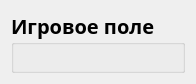
<?xml version="1.0" encoding="UTF-8"?>
<ui version="4.0">
 <class>Form</class>
 <widget class="QWidget" name="Form">
  <property name="geometry">
   <rect>
    <x>0</x>
    <y>0</y>
    <width>112</width>
    <height>84</height>
   </rect>
  </property>
  <property name="sizePolicy">
   <sizepolicy hsizetype="Fixed" vsizetype="Fixed">
    <horstretch>0</horstretch>
    <verstretch>0</verstretch>
   </sizepolicy>
  </property>
  <property name="minimumSize">
   <size>
    <width>0</width>
    <height>0</height>
   </size>
  </property>
  <property name="maximumSize">
   <size>
    <width>112</width>
    <height>84</height>
   </size>
  </property>
  <property name="cursor">
   <cursorShape>ArrowCursor</cursorShape>
  </property>
  <property name="windowTitle">
   <string>Игровое поле</string>
  </property>
  <property name="windowIcon">
   <iconset>
    <normaloff>icon.ico</normaloff>icon.ico</iconset>
  </property>
  <layout class="QGridLayout" name="gridLayout_4">
   <item row="0" column="0">
    <layout class="QGridLayout" name="gridLayout">
     <item row="0" column="0">
      <widget class="QGroupBox" name="groupBox">
       <property name="sizePolicy">
        <sizepolicy hsizetype="Expanding" vsizetype="Expanding">
         <horstretch>0</horstretch>
         <verstretch>0</verstretch>
        </sizepolicy>
       </property>
       <property name="font">
        <font>
         <family>Segoe Print</family>
         <pointsize>15</pointsize>
         <weight>75</weight>
         <bold>true</bold>
        </font>
       </property>
       <property name="title">
        <string>Игровое поле</string>
       </property>
       <layout class="QGridLayout" name="gridLayout_3">
        <item row="0" column="0">
         <layout class="QGridLayout" name="playfield_grid"/>
        </item>
       </layout>
      </widget>
     </item>
    </layout>
   </item>
  </layout>
 </widget>
 <resources/>
 <connections/>
</ui>
